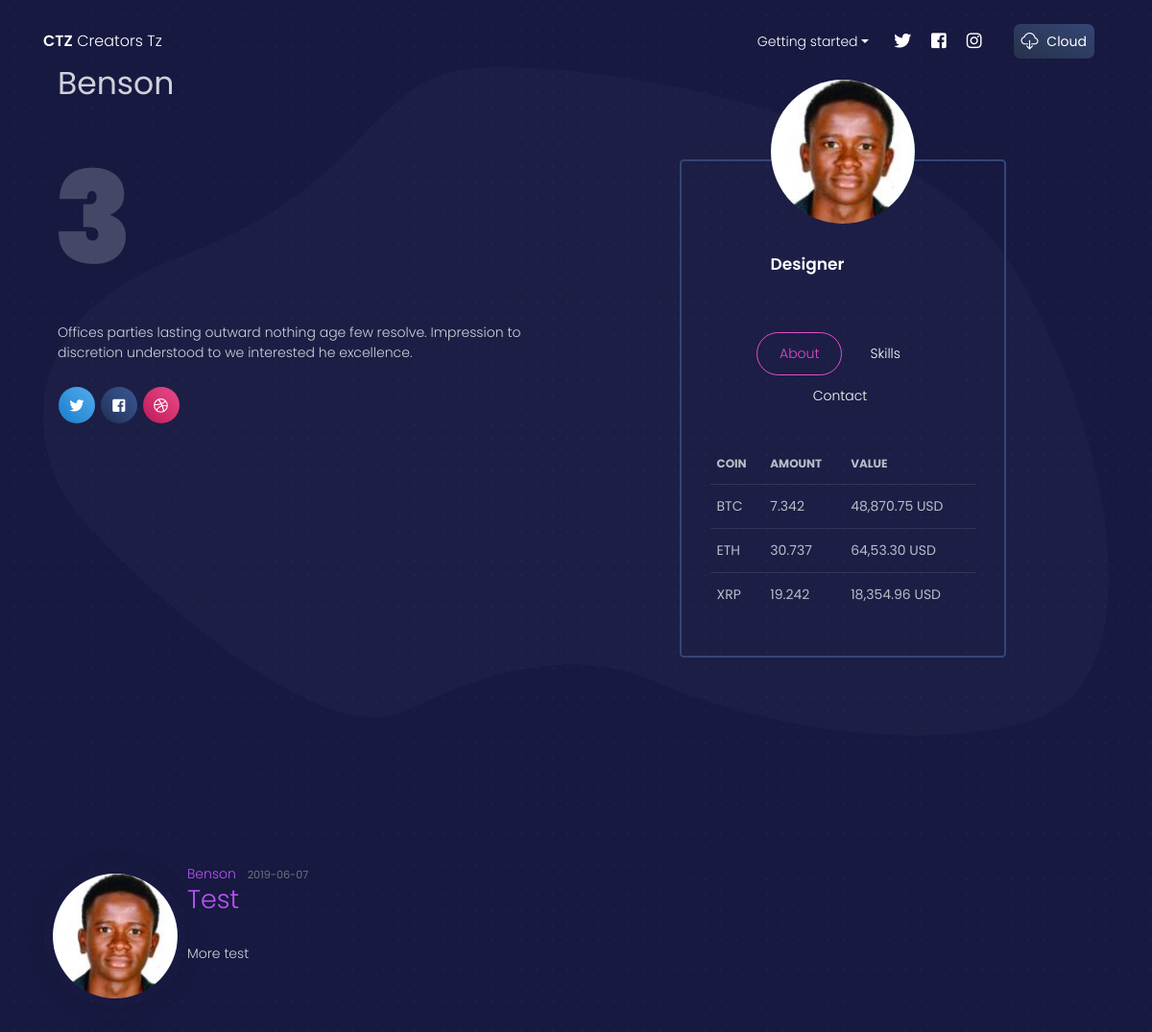
/user/Benson (upper part), run on an earlier commit of the app's database.
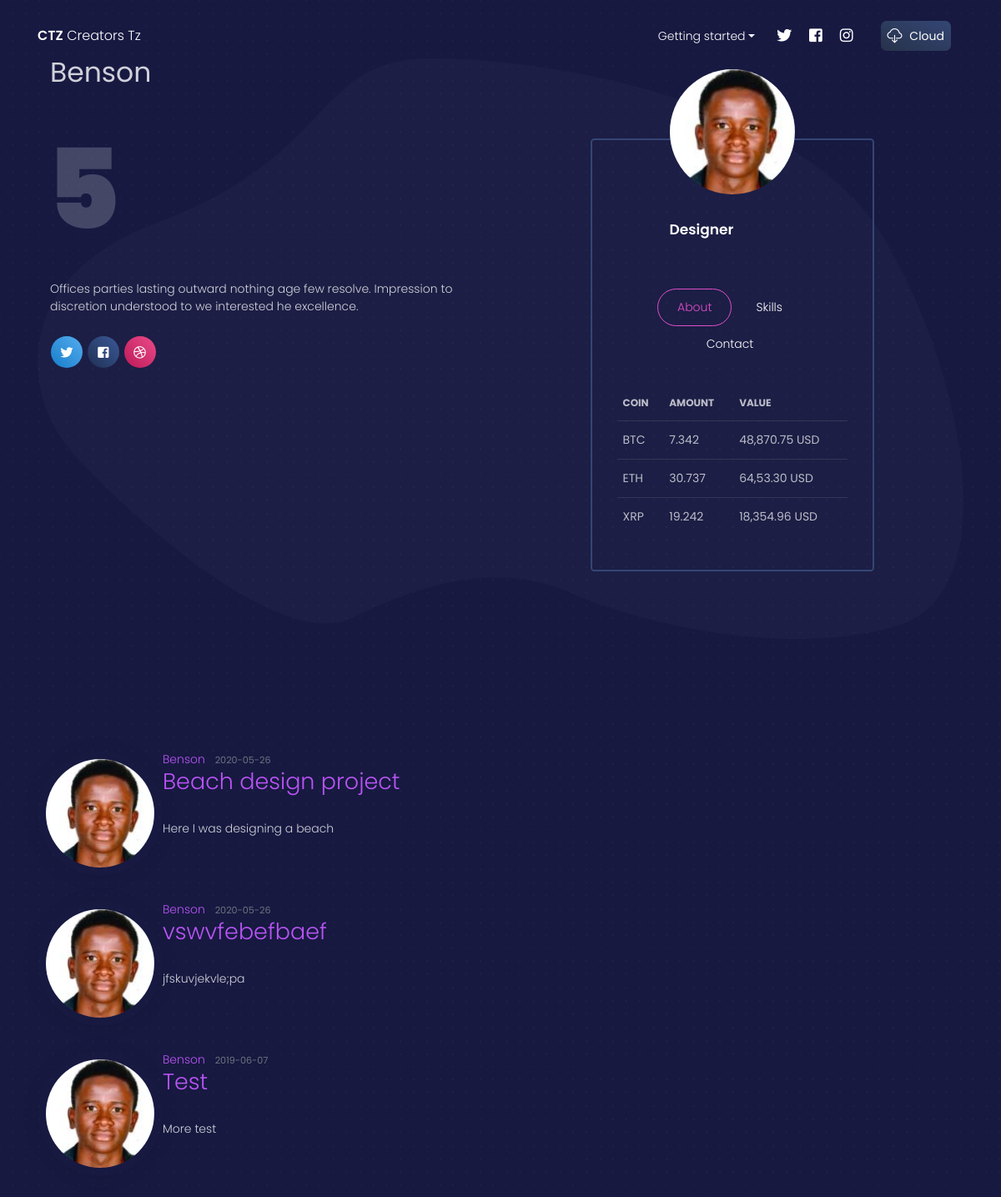
And on a later commit of the database.
### flaskblog/models.py (models this page shows, shortened)
class User(db.Model, UserMixin):
    id = db.Column(db.Integer, primary_key=True)
    username = db.Column(db.String(20), unique=True, nullable=False)
    email = db.Column(db.String(120), unique=True, nullable=False)
    image_file = db.Column(db.String(20), nullable=False, default='default.jpg')
    password = db.Column(db.String(60), nullable=False)
    posts = db.relationship('Post', backref='author', lazy=True)

class Post(db.Model):
    id = db.Column(db.Integer, primary_key=True)
    title = db.Column(db.String(100), nullable=False)
    date_posted = db.Column(db.DateTime, nullable=False, default=datetime.utcnow)
    content = db.Column(db.Text, nullable=False)
    media = db.Column(db.ARRAY(db.String(20)), nullable=True, default='default.jpg')
    user_id = db.Column(db.Integer, db.ForeignKey('user.id'), nullable=False)

### flaskblog/users/routes.py (the view)
@users.route("/user/<string:username>")
def user_posts(username):
    page = request.args.get('page', 1, type=int)
    user = User.query.filter_by(username=username).first_or_404()
    posts = Post.query.filter_by(author=user)\
        .order_by(Post.date_posted.desc())\
        .paginate(page=page, per_page=5)
    return render_template('user_posts.html', posts=posts, user=user)

### flaskblog/templates/user_posts.html (shortened to what this page needs)
{% extends "layout.html" %}
{% block content %}
      <div class="wrapper">
        <div class="page-header">
          <img src="{{ url_for('static', filename='assets/img/dots.png') }}" class="dots">
          <img src="{{ url_for('static', filename='assets/img/path4.png') }}" class="path">
          <div class="container align-items-center">
            <div class="row">
              <div class="col-lg-6 col-md-6">
                <h1 class="profile-title text-left">{{ user.username }}</h1>
                <h5 class="text-on-back">{{ posts.total }}</h5>
                <p class="profile-description">Offices parties lasting outward nothing age few resolve. Impression to discretion understood to we interested he excellence.</p>
                <div class="btn-wrapper profile pt-3">
                  <a target="_blank" href="https://twitter.com/creativetim" class="btn btn-icon btn-twitter btn-round" data-toggle="tooltip" data-original-title="Follow us">
                    <i class="fab fa-twitter"></i>
                  </a>
                  <a target="_blank" href="https://www.facebook.com/creativetim" class="btn btn-icon btn-facebook btn-round" data-toggle="tooltip" data-original-title="Like us">
                    <i class="fab fa-facebook-square"></i>
                  </a>
                  <a target="_blank" href="https://dribbble.com/creativetim" class="btn btn-icon btn-dribbble  btn-round" data-toggle="tooltip" data-original-title="Follow us">
                    <i class="fab fa-dribbble"></i>
                  </a>
                </div>
              </div>
              <div class="col-lg-4 mt-5 col-md-6 ml-auto mr-auto">
                <div class="card mt-5 card-coin card-plain">
                  <div class="card-header">
                    <img src="{{ url_for('static', filename='profile_pics/' + user.image_file) }}" class="img-center img-fluid rounded-circle">
                    <h4 class="title">Designer</h4>
                  </div>
                  <div class="card-body">
                    <ul class="nav nav-tabs nav-tabs-primary justify-content-center">
                      <li class="nav-item">
                        <a class="nav-link active" data-toggle="tab" href="#linka">
                          About
                        </a>
                      </li>
                      <li class="nav-item">
                        <a class="nav-link" data-toggle="tab" href="#linkb">
                          Skills
                        </a>
                      </li>
                      <li class="nav-item">
                        <a class="nav-link" data-toggle="tab" href="#linkc">
                          Contact
                        </a>
                      </li>
                    </ul>
                    <div class="tab-content tab-subcategories">
                      <div class="tab-pane active" id="linka">
                        <div class="table-responsive">
                          <table class="table tablesorter " id="plain-table">
                            <thead class=" text-primary">
                              <tr>
                                <th class="header">
                                  COIN
                                </th>
                                <th class="header">
                                  AMOUNT
                                </th>
                                <th class="header">
                                  VALUE
                                </th>
                              </tr>
                            </thead>
                            <tbody>
                              <tr>
                                <td>
                                  BTC
                                </td>
                                <td>
                                  7.342
                                </td>
                                <td>
                                  48,870.75 USD
                                </td>
                              </tr>
                              <tr>
                                <td>
                                  ETH
                                </td>
                                <td>
                                  30.737
                                </td>
                                <td>
                                  64,53.30 USD
                                </td>
                              </tr>
                              <tr>
                                <td>
                                  XRP
                                </td>
                                <td>
                                  19.242
                                </td>
                                <td>
                                  18,354.96 USD
                                </td>
                              </tr>
                            </tbody>
                          </table>
                        </div>
                      </div>
                    </div>
                  </div>
                </div>
              </div>
            </div>
          </div>
        </div>
      </div>
     {% for post in posts.items %}
        <article class="media content-section" style="padding-top: 30px;">
          <img class="img-fluid rounded-circle shadow" style="width: 150px; padding: 10px" src="{{ url_for('static', filename='profile_pics/' + post.author.image_file) }}">
          <div class="media-body">
            <div class="article-metadata">
              <a class="mr-2" href="{{ url_for('users.user_posts', username=post.author.username) }}">{{ post.author.username }}</a>
              <small class="text-muted">{{ post.date_posted.strftime('%Y-%m-%d') }}</small>
            </div>
            <h2><a class="article-title" href="{{ url_for('posts.post', post_id=post.id) }}">{{ post.title }}</a></h2>
            <p class="article-content">{{ post.content }}</p>
          </div>
        </article>
    {% endfor %}
{% endblock content %}

### flaskblog/templates/layout.html (shortened to what this page needs)
<!DOCTYPE html>
<html lang="en">
<head>
  <link href="https://use.fontawesome.com/releases/v5.0.6/css/all.css" rel="stylesheet">
  <link  rel="stylesheet" href="{{ url_for('static', filename='assets/css/nucleo-icons.css') }}">
  <link rel="stylesheet" href="{{ url_for('static', filename='assets/css/blk-design-system.css') }}">
  <link  rel="stylesheet" href="{{ url_for('static', filename='assets/demo/demo.css') }}">
</head>
<body style="padding-top: 70px;" class="index-page">
  <nav class="navbar navbar-expand-lg fixed-top navbar-transparent " color-on-scroll="100">
    <div class="container">
      <div class="navbar-translate">
        <a class="navbar-brand" href="{{ url_for('main.home') }}" rel="tooltip" title="Designed and Coded by Benson Sanga" data-placement="bottom">
          <span>CTZ</span> Creators Tz
        </a>
      </div>
      <div class="collapse navbar-collapse justify-content-end" id="navigation">
        <ul class="navbar-nav">
          <li class="dropdown nav-item">
              {% if current_user.is_authenticated %}
                <a href="{{ url_for('main.about') }}" class="dropdown-toggle nav-link" data-toggle="dropdown">
                  <i class="fa fa-cogs d-lg-none d-xl-none"></i> Account
                </a>
                <div class="dropdown-menu dropdown-with-icons">
                  <a href="{{ url_for('users.account') }}" class="dropdown-item">
                    <i class="tim-icons icon-paper"></i> Documentation
                  </a>
                  <a href="{{ url_for('users.account') }}" class="dropdown-item">
                    <i class="tim-icons icon-bullet-list-67"></i>Security Settings
                  </a>
                  <a href="{{ url_for('users.logout') }}" class="dropdown-item">
                    <i class="tim-icons icon-image-02"></i>Log Out
                  </a>
                  <a href="{{ url_for('users.account') }}" class="dropdown-item">
                    <i class="tim-icons icon-single-02"></i>Profile Page
                  </a>
              {% else %}
                <a href="{{ url_for('main.about') }}" class="dropdown-toggle nav-link" data-toggle="dropdown">
                   Getting started
                </a>
              {% endif %}
          </li>
          <li class="nav-item p-0">
            <a class="nav-link" rel="tooltip" title="Follow us on Twitter" data-placement="bottom" href="https://twitter.com/creatorstz" target="_blank">
              <i class="fab fa-twitter"></i>
            </a>
          </li>
          <li class="nav-item p-0">
            <a class="nav-link" rel="tooltip" title="Like us on Facebook" data-placement="bottom" href="https://www.facebook.com/creatorstz" target="_blank">
              <i class="fab fa-facebook-square"></i>
            </a>
          </li>
          <li class="nav-item p-0">
            <a class="nav-link" rel="tooltip" title="Follow us on Instagram" data-placement="bottom" href="https://www.instagram.com/creatorstzOfficial" target="_blank">
              <i class="fab fa-instagram"></i>
            </a>
          </li>
          <li class="nav-item">
            <a class="nav-link btn btn-default d-none d-lg-block" href="javascript:void(0)" onclick="scrollToDownload()">
              <i class="tim-icons icon-cloud-download-93"></i> Cloud
            </a>
          </li>
        </ul>
      </div>
    </div>
  </nav>
    <main role="main" class="container">
      <div class="row">
        <div class="col-md">
          {% block content %}{% endblock %}
        </div>
    </main>
</body>
</html>

What changed in the data, as far as the page shows it:
added Post: image_file (picture), author.username "Benson", date_posted "2020-05-26", title "Beach design project", content "Here I was designing a beach"
added Post: image_file (picture), author.username "Benson", date_posted "2020-05-26", title "vswvfebefbaef", content "jfskuvjekvle;pa"
Also different on the page:
{{ posts.total }}: "3" → "5"
